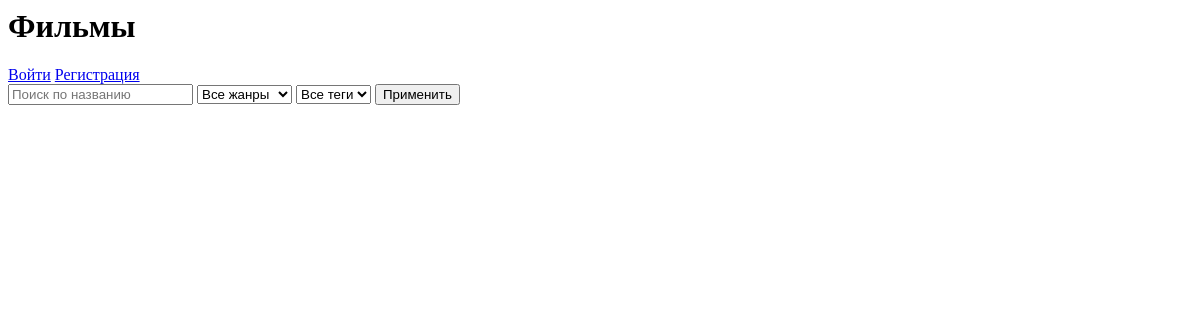
Page /all_films/ on the earlier database version.
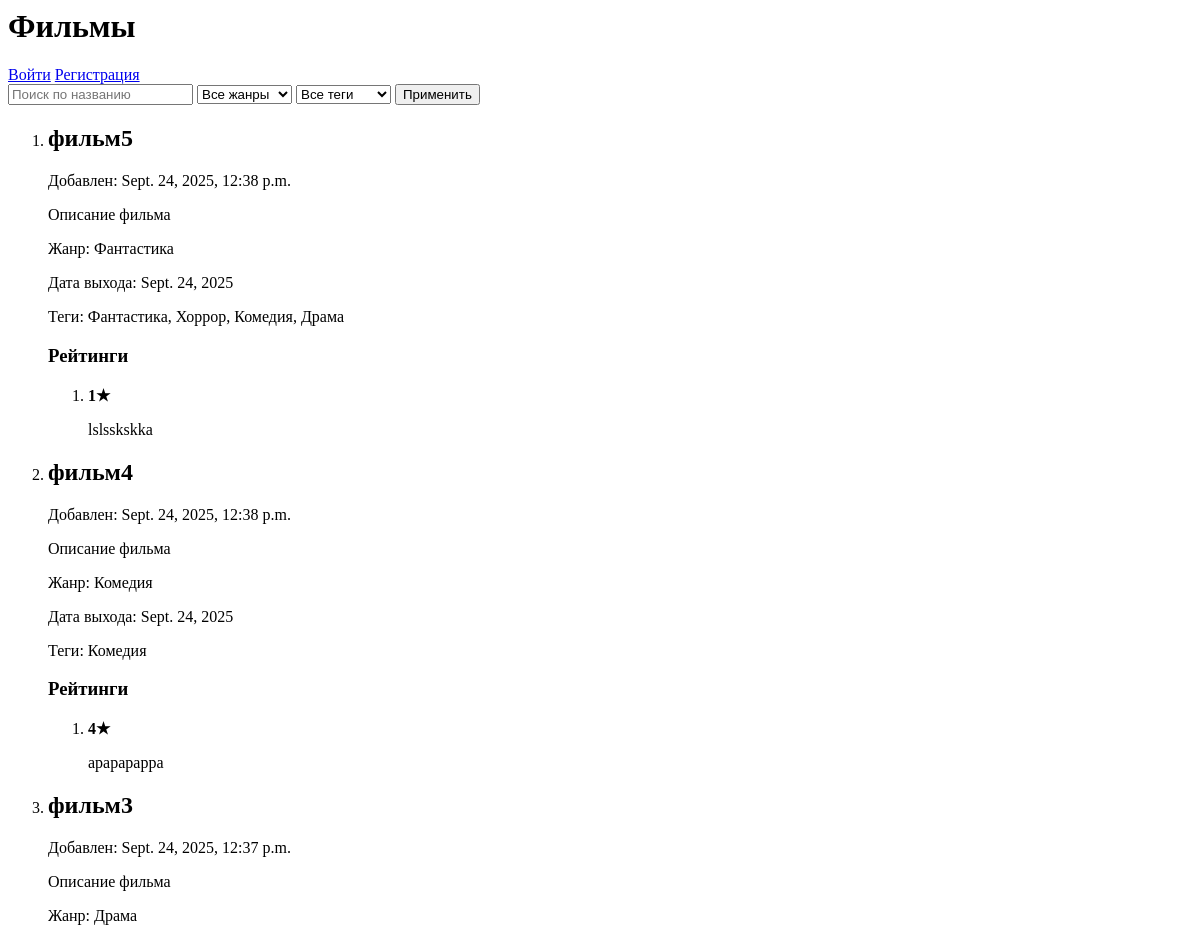
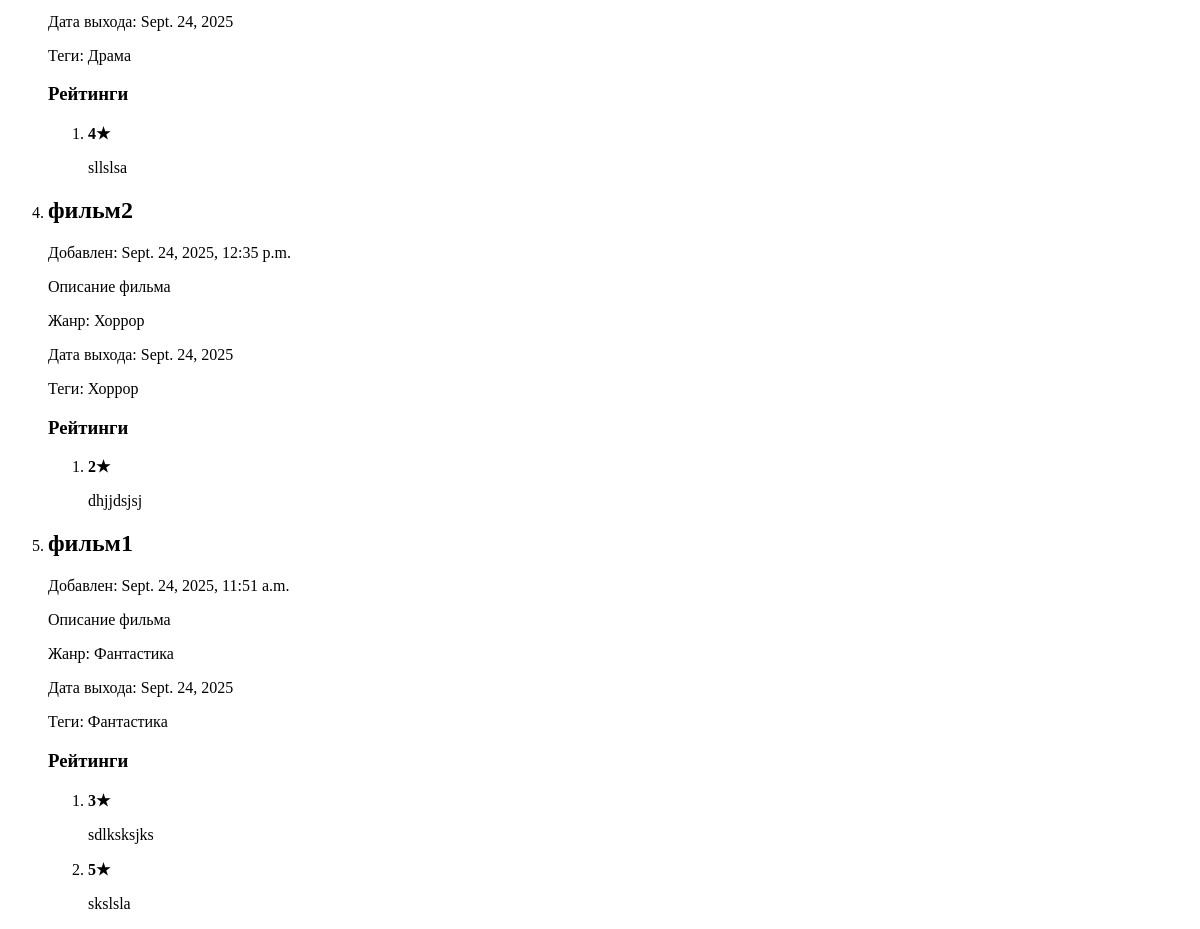
Same page on the later database version (2 pictures, top to bottom).
### cineboard/models.py (models this page shows, shortened)
class Films(models.Model):
    GENRE = (
        ('Фантастика', 'Фантастика'),
        ('Хоррор', 'Хоррор'),
        ('Драма', 'Драма'),
        ('Комедия', 'Комедия'),
    )
    title = models.CharField(max_length=100, default='фильм1')
    description = models.TextField(default='Описание фильма')
    genre = models.CharField(max_length=100, choices=GENRE, default='Фантастика')
    release_date = models.DateField(null=True, blank=True)
    tags = models.ManyToManyField(Tag, blank=True)
    created_at = models.DateTimeField(auto_now_add=True)
    class Meta:
        verbose_name = "Фильм"
        verbose_name_plural = "Фильмы"

class Tag(models.Model):
    name = models.CharField(max_length=100)
    class Meta:
        verbose_name = "Тэг"
        verbose_name_plural = "Тэги"

class Rating(models.Model):
    MARKS = (
        ("1", "1"),
        ("2", "2"),
        ("3", "3"),
        ("4", "4"),
        ("5", "5"),
    )
    choice_films = models.ForeignKey(Films, on_delete=models.CASCADE, related_name='rating')
    stars = models.CharField(max_length=2, choices=MARKS, default='3', null=True)
    text = models.TextField(blank=True, default='')
    created_at = models.DateTimeField(auto_now_add=True)
    class Meta:
        verbose_name = "Рейтинг"
        verbose_name_plural = "Рейтинги"

### cineboard/views.py (the view)
# urls.py: path('all_films/', views.AllFilmsListView.as_view(), name='all_films'),
class AllFilmsListView(generic.ListView):
    model = models.Films
    template_name = 'cineboard/tv_list.html'
    context_object_name = 'tv_lst'
    ordering = ['-created_at']
    def get_queryset(self):
        qs = super().get_queryset()
        q = self.request.GET.get('s', '').strip()
        genre = self.request.GET.get('genre', '').strip()
        tag = self.request.GET.get('tag', '').strip()
        if q:
            qs = qs.filter(title__icontains=q)
        if genre:
            qs = qs.filter(genre=genre)
        if tag:
            qs = qs.filter(tags__name=tag)
        return qs.distinct()
    def get_context_data(self, **kwargs):
        ctx = super().get_context_data(**kwargs)
        ctx['s'] = self.request.GET.get('s', '')
        ctx['genre'] = self.request.GET.get('genre', '')
        ctx['tag'] = self.request.GET.get('tag', '')
        ctx['all_tags'] = models.Tag.objects.all()
        ctx['all_genres'] = [g[0] for g in models.Films.GENRE]
        return ctx

### cineboard/templates/cineboard/tv_list.html (shortened to what this page needs)
<h1>Фильмы</h1>
{% if user.is_authenticated %}
  <a href="{% url 'cineboard:create_film' %}">Добавить фильм</a>
  <a href="{% url 'cineboard:logout_cine' %}">Выйти</a>
{% else %}
  <a href="{% url 'cineboard:login_cine' %}">Войти</a>
  <a href="{% url 'cineboard:register_cine' %}">Регистрация</a>
{% endif %}
<form method="get">
    <input type="text" name="s" placeholder="Поиск по названию" value="{{ s }}">
    <select name="genre">
        <option value="">Все жанры</option>
    </select>
    <select name="tag">
        <option value="">Все теги</option>
    </select>
    <button type="submit">Применить</button>
</form>
<ol>
  {% for i in tv_lst %}
  <li>
    <h2>{{ i.title }}</h2>
    <p>Добавлен: {{ i.created_at }}</p>
    <p>{{ i.description }}</p>
    <p>Жанр: {{ i.genre }}</p>
    <p>Дата выхода: {{ i.release_date }}</p>
    Теги:
    {% for tag in i.tags.all %}
      {{ tag.name }}{% if not forloop.last %}, {% endif %}
    {% empty %}
      без тегов
    {% endfor %}
    <br>
    <h3>Рейтинги</h3>
    <ol>
      {% for comment in i.rating.all %}
      <li>
        <strong>{{ comment.stars }}★</strong><br>
        <p>{{ comment.text }}</p>
      </li>
      {% empty %}
      <li>Рейтингов пока нет</li>
      {% endfor %}
    </ol>
  </li>
  {% endfor %}
</ol>

Differences in the rows shown:
added Films: title "фильм5", created_at "Sept. 24, 2025, 12:38 p.m.", description "Описание фильма", genre "Фантастика", release_date "Sept. 24, 2025"
added Tag: name "Фантастика"
added Tag: name "Хоррор"
added Tag: name "Комедия"
added Tag: name "Драма"
added Rating: stars "1", text "lslsskskka", shown under "фильм5"
added Films: title "фильм4", created_at "Sept. 24, 2025, 12:38 p.m.", description "Описание фильма", genre "Комедия", release_date "Sept. 24, 2025"
added Rating: stars "4", text "apapapappa", shown under "фильм4"
added Films: title "фильм3", created_at "Sept. 24, 2025, 12:37 p.m.", description "Описание фильма", genre "Драма", release_date "Sept. 24, 2025"
added Rating: stars "4", text "sllslsa", shown under "фильм3"
added Films: title "фильм2", created_at "Sept. 24, 2025, 12:35 p.m.", description "Описание фильма", genre "Хоррор", release_date "Sept. 24, 2025"
added Rating: stars "2", text "dhjjdsjsj", shown under "фильм2"
added Films: title "фильм1", created_at "Sept. 24, 2025, 11:51 a.m.", description "Описание фильма", genre "Фантастика", release_date "Sept. 24, 2025"
added Rating: stars "3", text "sdlksksjks", shown under "фильм1"
added Rating: stars "5", text "skslsla", shown under "фильм1"
